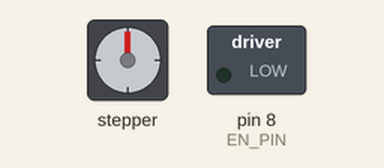
Recording of a sketch running on a simulated Arduino Uno, built with avr-gcc and run on an emulated ATmega328P. Parts: stepper motor, switched loads named in the sketch (green lamp = pin HIGH). Stepper angles assume 200 steps per turn; what the sketch prints to the serial monitor is not drawn.

Above: at 0.15 s.
At 9.83 s:
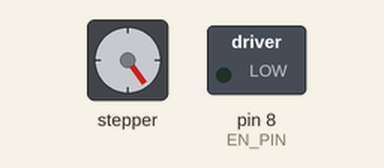
At 19.81 s:
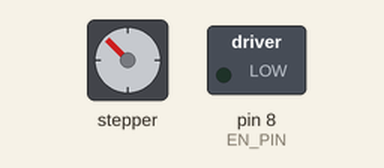
At 39.77 s:
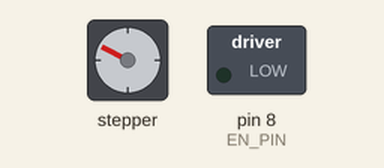
Timing chart, 0 to 40.0 s (numbered marks = the images above):
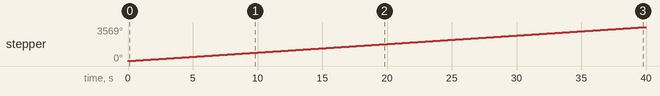

The sketch:

baseline_user.ino
```cpp
#include <AccelStepper.h>

// CNC Shield V3, X socket
#define STEP_PIN  2
#define DIR_PIN   5
#define EN_PIN    8

AccelStepper motor(AccelStepper::DRIVER, STEP_PIN, DIR_PIN);

void setup() {
  Serial.begin(115200);
  pinMode(EN_PIN, OUTPUT);
  digitalWrite(EN_PIN, LOW);        // LOW = driver ON

  motor.setMaxSpeed(4000);
  motor.setSpeed(50);             // 1 chakkar per 1.85 s
  Serial.println("running");
}

void loop() {
  motor.runSpeed();
}
```

Measured:
- by itself, stepper: keeps turning clockwise at about 89°/s
